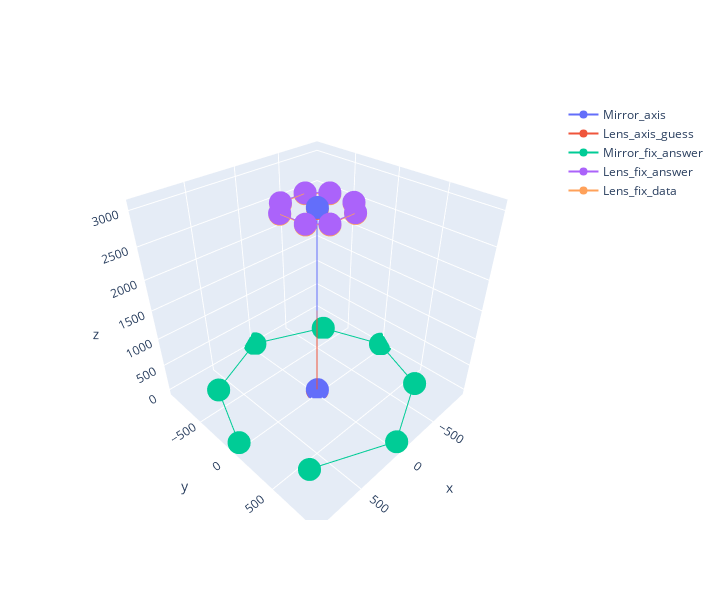
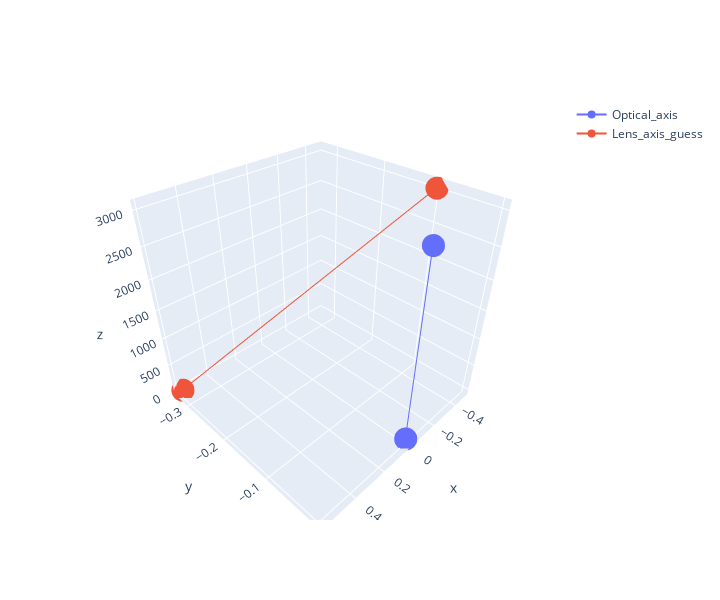

Here is the notebook cell these charts were saved with, in order:
### Code cell
Set4 = Setting(mirror_answer,lens_answer,m4,l4)
Set4.print_result();
Set4.plot_result(save=True)
Set4.plot_axis(save=True)

### Figure 1 — Plotly figure (JSON) as saved in the notebook; plotly's stock layout.template omitted (floating-point values rounded to 4 significant figures)
{"data": [{"name": "Mirror_axis", "type": "scatter3d", "x": [0, 0], "y": [0, 0], "z": [0, 3043.0]}, {"name": "Lens_axis_guess", "type": "scatter3d", "x": [0.5841, -0.4836], "y": [-0.3281, -0.09699], "z": [-10.84, 3032.0]}, {"name": "Mirror_fix_answer", "type": "scatter3d", "x": [940.9, 687.1, 1.006, -709.0, -940.0, -703.9, -13.5, 709.1], "y": [0, -642.2, -939.9, -616.9, 8.565, 624.0, 941.1, 619.0], "z": [41.74, 42.34, 42.06, 41.81, 41.98, 42.32, 41.76, 42.24]}, {"name": "Lens_fix_answer", "type": "scatter3d", "x": [-266.1, -127.9, 136.3, 269.0, 259.4, 136.4, -131.3, -264.4], "y": [-126.6, -265.4, -261.3, -120.5, 139.8, 261.2, 263.8, 129.8], "z": [3045.0, 3044.0, 3042.0, 3043.0, 3042.0, 3042.0, 3044.0, 3043.0]}, {"name": "Lens_fix_data", "type": "scatter3d", "x": [-266.6, -128.4, 135.8, 268.4, 258.9, 135.9, -131.7, -264.9], "y": [-126.7, -265.4, -261.3, -120.6, 139.7, 261.0, 263.5, 129.7], "z": [3034.0, 3033.0, 3031.0, 3032.0, 3031.0, 3031.0, 3033.0, 3032.0]}], "layout": {"height": 600, "scene": {"aspectmode": "cube"}, "showlegend": true, "width": 720}}

### Figure 2 — Plotly figure (JSON) as saved in the notebook; plotly's stock layout.template omitted (floating-point values rounded to 4 significant figures)
{"data": [{"name": "Optical_axis", "type": "scatter3d", "x": [0, 0], "y": [0, 0], "z": [0, 3043.0]}, {"name": "Lens_axis_guess", "type": "scatter3d", "x": [-0.4836, 0.5841], "y": [-0.09699, -0.3281], "z": [3032.0, -10.84]}], "layout": {"height": 600, "scene": {"aspectmode": "cube"}, "showlegend": true, "width": 720}}
